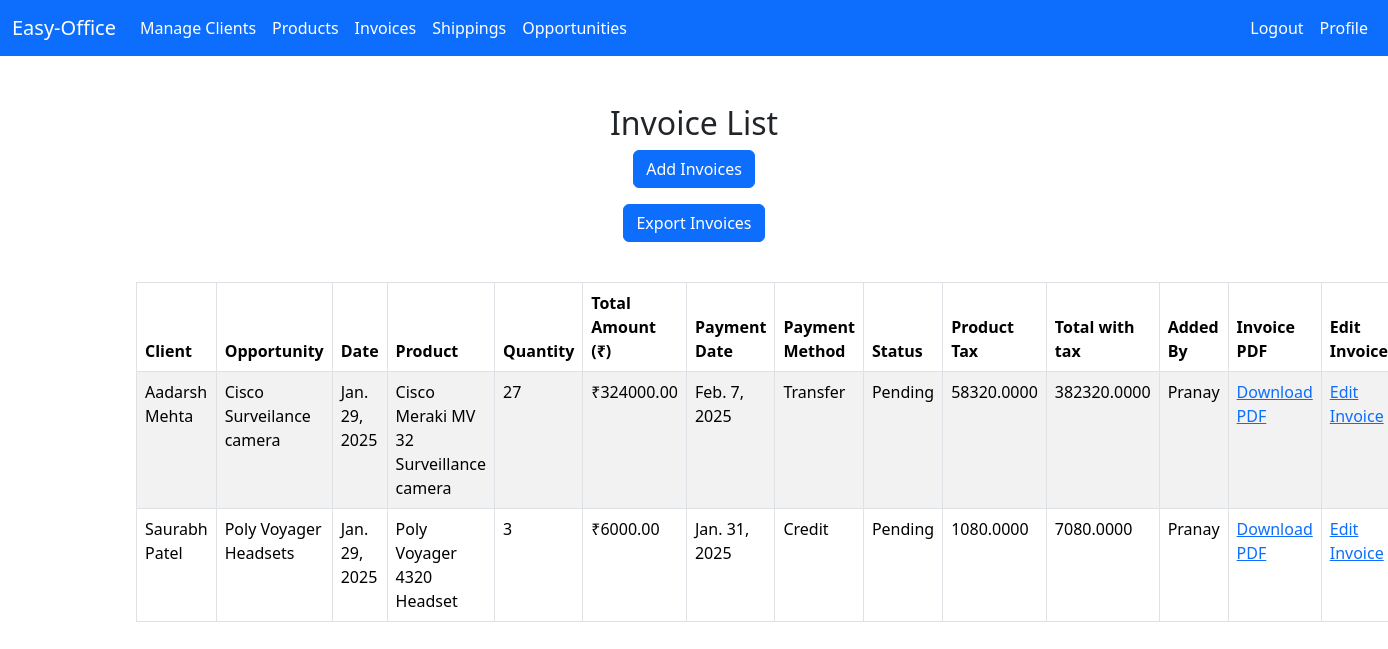
Screenshot of /invoices (signed in) with the database file from the repository.
### crm/models.py (models this page shows, shortened)
class Invoice(models.Model):
    client = models.ForeignKey(Client, on_delete=models.CASCADE)
    opportunity = models.ForeignKey(Opportunity, on_delete=models.CASCADE)  # Link to Opportunity
    product = models.ForeignKey(Product, on_delete=models.CASCADE,null=True,blank=True)  # Link to a product
    quantity = models.PositiveIntegerField(default=1)
    date = models.DateField(auto_now_add=True)  # Automatically set the date of the invoice
    total_amount = models.DecimalField(max_digits=10, decimal_places=2)
    payment_date = models.DateField(null=True, blank=True)  # Add optional payment date
    payment_method = models.CharField(max_length=50, choices=[('Credit', 'Credit'), ('Cash', 'Cash'), ('Transfer', 'Online Transfer')], null=True, blank=True)
    status = models.CharField(max_length=20, choices=[('Paid', 'Paid'), ('Pending', 'Pending'), ('Cancelled', 'Cancelled')])
    added_by=models.ForeignKey(User, on_delete=models.CASCADE,null=True,blank=True)
    TAX_RATE = Decimal('0.18')
    def product_tax(self):
        return self.total_amount * self.TAX_RATE
    def total_with_tax(self):
        return self.total_amount + self.product_tax()

class Client(models.Model):
    name=models.CharField(max_length=255)
    company=models.CharField(max_length=250)
    email=models.EmailField()
    phone=models.CharField(max_length=15)
    address=models.TextField()
    date_added=models.DateField(auto_now_add=True,null=True,blank=True)
    added_by=models.ForeignKey(User, on_delete=models.CASCADE,null=True,blank=True)

class Opportunity(models.Model):
    STATUS_CHOICES=[('Open','Open'),
                    ('Won','Won'),
                    ('Lost','Lost'),
                    ]
    client=models.ForeignKey(Client,on_delete=models.CASCADE)
    opportunity_name=models.CharField(max_length=255)
    estimated_value=models.DecimalField(max_digits=10,decimal_places=2)
    requirement=models.ForeignKey(Product,on_delete=models.CASCADE,related_name='requirements')
    estimated_qty=models.IntegerField()
    status=models.CharField(max_length=10,choices=STATUS_CHOICES)
    added_by=models.ForeignKey(User, on_delete=models.CASCADE,null=True,blank=True)
    date_added=models.DateField(auto_now_add=True,null=True,blank=True)

class Product(models.Model):
    product_name=models.CharField(max_length=150)
    cost_price=models.DecimalField(max_digits=10,decimal_places=2)
    product_qty=models.IntegerField()
    previous_qty = models.IntegerField(default=0)
    added_by=models.ForeignKey(User, on_delete=models.CASCADE,null=True,blank=True)

### crm/views.py (the view)
# urls.py: path('invoices',views.invoice_view,name='invoices'),
@login_required
def invoice_view(request):
    user = request.user
    if user.groups.filter(name='Accounts').exists() or user.groups.filter(name='Sales Manager').exists() or user.groups.filter(name='Inventory').exists():
        invoices = Invoice.objects.all()  # Can see all invoices
    elif user.groups.filter(name='Sales').exists():
        invoices = Invoice.objects.filter(opportunity__added_by=user)  # Only see invoices for their opportunities
    else:
        invoices = Invoice.objects.none()  # No access
    invoice_count = invoices.count()  # More efficient counting
    return render(request, "crm/invoices.html", {'Invoices': invoices, 'Invoice_Count': invoice_count})

### crm/templates/crm/invoices.html (shortened to what this page needs)
{% extends "crm/base.html" %}
{% block content %}
  <div class="container mt-5">
    <div class="row">
        <div class="col text-center">
          <h2 style="text-align: center;">Invoice List</h2>
            <p >
              <a href="{% url 'create_invoice' %}">
                  <button type="button" class="btn btn-primary">Add Invoices</button>
              </a>
          </p>
          <p >
            <a href="{% url 'export_invoices' %}">
                <button type="button" class="btn btn-primary">Export Invoices</button>
            </a>
         </p>
        </div>
    </div>
</div>
  <div class="container">
    <table class="table table-bordered table-striped mt-4">
      <thead class="thead-dark">
        <tr>
          <th scope="col">Client</th>
          <th scope="col">Opportunity</th>
          <th scope="col">Date</th>
          <th scope="col">Product</th>
          <th scope="col">Quantity</th>
          <th scope="col">Total Amount (₹)</th>
          <th scope="col">Payment Date</th>
          <th scope="col">Payment Method</th>
          <th scope="col">Status</th>
          <th scope="col">Product Tax</th>
          <th scope="col">Total with tax</th>
          <th scope="col">Added By</th>
          <th scope="col">Invoice PDF</th>
          <th scope="col">Edit Invoice</th>
        </tr>
      </thead>
      <tbody>
        {% for invoice in Invoices %}
        <tr>
          <td>{{ invoice.client.name }}</td>
          <td>{{ invoice.opportunity.opportunity_name }}</td>
          <td>{{ invoice.date }}</td>
          <td>{{ invoice.product.product_name }}</td>
          <td>{{ invoice.quantity }}</td>
          <td>₹{{ invoice.total_amount }}</td>
          <td>{{ invoice.payment_date|default:"N/A" }}</td>
          <td>{{ invoice.payment_method|default:"N/A" }}</td>
          <td>{{ invoice.status }}</td>
          <td>{{ invoice.product_tax}}</td>
          <td>{{ invoice.total_with_tax}}</td>
          <td>{{ invoice.added_by}}</td>
          <td><a href="{% url 'export_invoice_pdf' invoice.id %}">Download PDF</a></td>
          <td>
            <a href="{% url 'edit_invoice' invoice.id %}">Edit Invoice</a>
          </td>
        </tr>
        {% empty %}
        <tr>
          <td colspan="8" class="text-center">No invoices found</td>
        </tr>
        {% endfor %}
      </tbody>
    </table>
  </div>
{% endblock %}

### rows the page displays
Invoice: client.name "Aadarsh Mehta", opportunity.opportunity_name "Cisco Surveilance camera", date "Jan. 29, 2025", product.product_name "Cisco Meraki MV 32 Surveillance camera", quantity "27", total_amount "324000.00", payment_date "Feb. 7, 2025", payment_method "Transfer", status "Pending", product_tax "58320.0000", total_with_tax "382320.0000", added_by "Pranay"
Invoice: client.name "Saurabh Patel", opportunity.opportunity_name "Poly Voyager Headsets", date "Jan. 29, 2025", product.product_name "Poly Voyager 4320 Headset", quantity "3", total_amount "6000.00", payment_date "Jan. 31, 2025", payment_method "Credit", status "Pending", product_tax "1080.0000", total_with_tax "7080.0000", added_by "Pranay"
